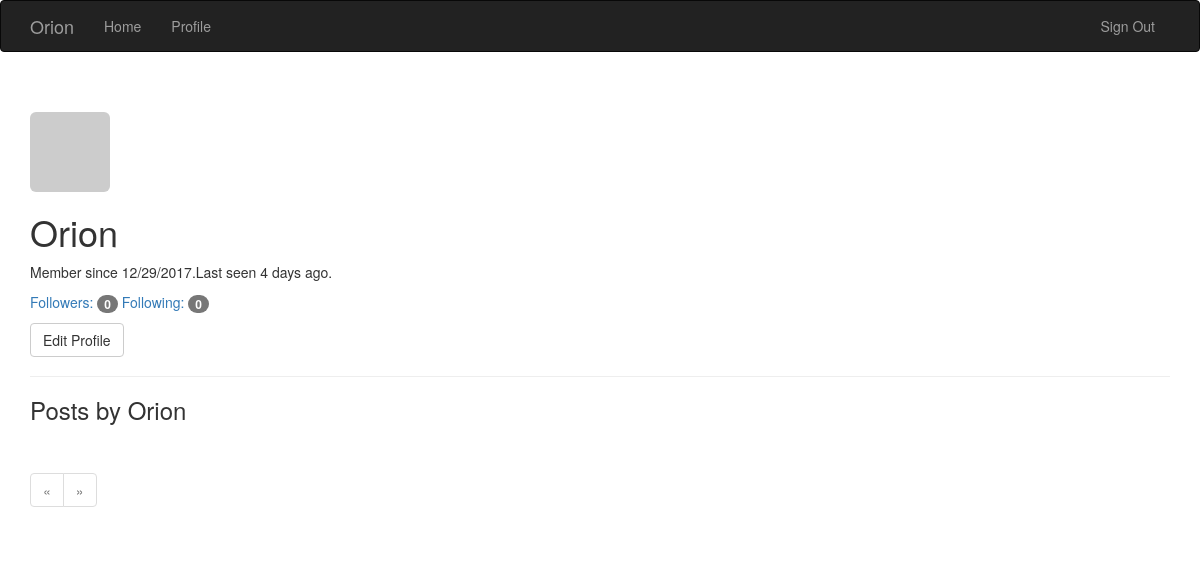
The app's page /main/user/Orion (signed in), older data.
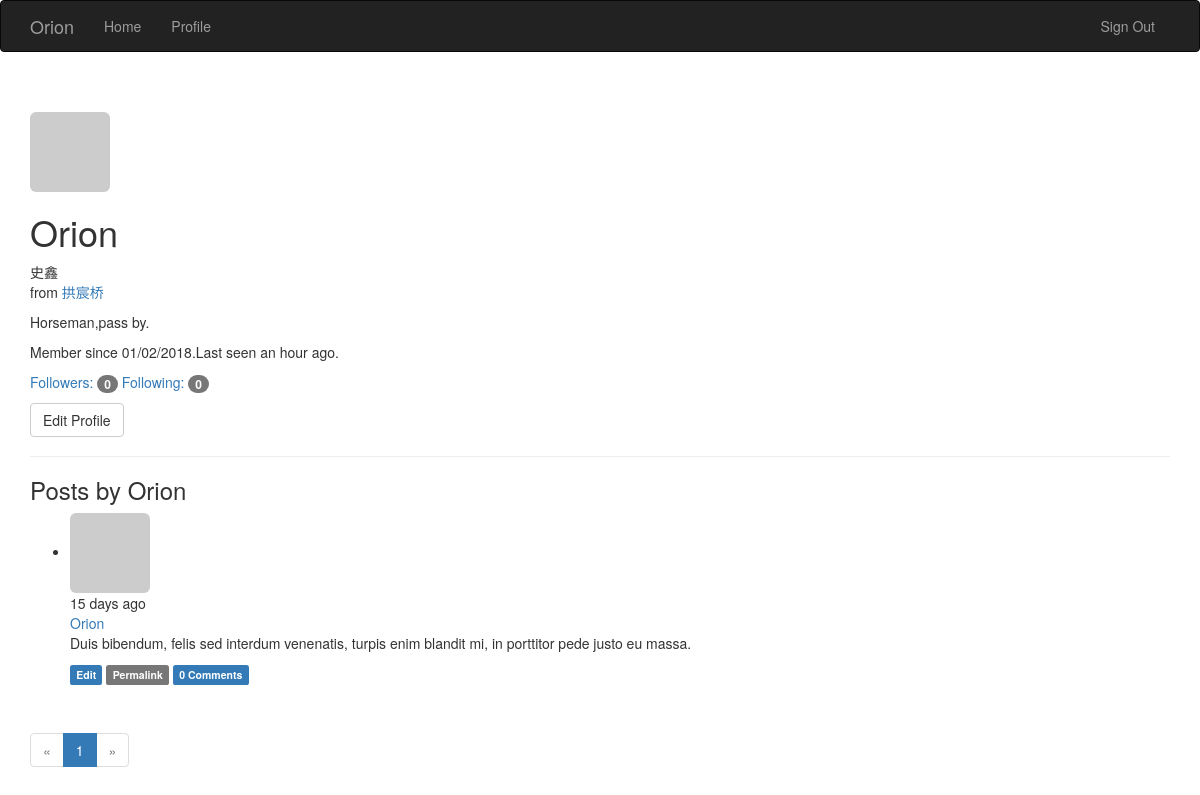
The same page, newer data.
### app/models.py (models this page shows, shortened)
class User(UserMixin, db.Model):
    __tablename__ = 'users'
    id = db.Column(db.Integer, primary_key=True)
    email = db.Column(db.String(64), unique=True, index=True)
    username = db.Column(db.String(64), unique=True, index=True)
    role_id = db.Column(db.Integer, db.ForeignKey('roles.id'))
    password_hash = db.Column(db.String(128))
    confirmed = db.Column(db.Boolean, default=False)
    name = db.Column(db.String(64))
    location = db.Column(db.String(64))
    about_me = db.Column(db.Text())
    member_since = db.Column(db.DateTime(), default=datetime.utcnow)
    last_seen = db.Column(db.DateTime(), default=datetime.utcnow)
    avatar_hash = db.Column(db.String(32))
    posts = db.relationship('Post', backref='author', lazy='dynamic')
    followed = db.relationship('Follow',
                               foreign_keys=[Follow.follower_id],
                               backref=db.backref('follower', lazy='joined'),
                               lazy='dynamic',
                               cascade='all, delete-orphan')
    followers = db.relationship('Follow',
                                foreign_keys=[Follow.followed_id],
                                backref=db.backref('followed', lazy='joined'),
                                lazy='dynamic',
                                cascade='all, delete-orphan')
    comments = db.relationship('Comment',
                               backref='author', lazy='dynamic')
    @property
    def password(self):
        raise AttributeError('password is not a readable attribute')
    def can(self, permissions):
        return self.role is not None and \
            (self.role.permissions & permissions) == permissions
    def is_administrator(self):
        return self.can(Permission.ADMINISTER)
    def ping(self):
        self.last_seen = datetime.utcnow()
        db.session.add(self)
    def gravatar(self, size=100, default='identicon', rating='g'):
        if request.is_secure:
            url = 'https://secure.gravatar.com/avatar'
        else:
            url = 'http://www.gravatar.com/avatar'
        hash = self.avatar_hash or hashlib.md5(
            self.email.encode('utf-8')).hexdigest()
        return '{url}/{hash}?s={size}&d={default}&r={rating}'.format(url=url, hash=hash, size=size, default=default, rating=rating)

class Post(db.Model):
    __tablename__ = 'posts'
    id = db.Column(db.Integer, primary_key=True)
    body = db.Column(db.Text)
    timestamp = db.Column(db.DateTime, index=True, default=datetime.utcnow)
    author_id = db.Column(db.Integer, db.ForeignKey('users.id'))
    body_html = db.Column(db.Text)
    comments = db.relationship('Comment',backref='post', lazy='dynamic')

### app/main/views.py (the view)
@main.route('/user/<username>')
def user(username):
    user = User.query.filter_by(username=username).first()
    if user is None:
        abort(404)
    page = request.args.get('page', 1, type=int)
    pagination = user.posts.order_by(Post.timestamp.desc()).paginate(
        page, per_page=current_app.config['FLASKY_POSTS_PER_PAGE'],
        error_out=False)
    posts = user.posts.order_by(Post.timestamp.desc()).all()
    return render_template('user.html', user=user, posts=posts,
                           pagination=pagination)

### app/auth/views.py (called while the page is built)
@auth.before_app_request
def before_request():
    if current_user.is_authenticated:
        current_user.ping()
        if not current_user.confirmed \
                and request.endpoint \
                and request.blueprint != 'auth' \
                and request.endpoint != 'static':
            return redirect(url_for('auth.unconfirmed'))

### app/main/__init__.py (called while the page is built)
@main.app_context_processor
def inject_permissions():
    return dict(Permission=Permission)

### app/main/views.py (called while the page is built)
@main.after_app_request
def after_request(response):
    for query in get_debug_queries():
        if query.duration >= current_app.config['FLASKY_SLOW_DB_QUERY_TIME']:
            current_app.logger.warning(
                'Slow query: %s\nParameters: %s\nDuration: %fs\nContext: %s\n'
                % (query.statement, query.parameters, query.duration,
                   query.context))
    return response

### app/models.py (called while the page is built)
@login_manager.user_loader
def load_user(user_id):
    return User.query.get(int(user_id))

### app/templates/user.html (shortened to what this page needs)
{% extends "base.html" %}
{% import "_macros.html" as macros %}
{% block page_content %}
<div class="page-header">
    <img class="img-rounded profile-thumbnail" src="{{ user.gravatar(size=256) }}">
    <div class="profile-header">
        <h1>{{ user.username }}</h1>
        {% if user.name or user.location %}
        <p>
            {% if user.name %}{{ user.name }}<br>{% endif %}
            {% if user.location %}
                from <a href="http://ditu.amap.com/search?query={{ user.location }}">
                {{ user.location }}
            </a><br>
            {% endif %}
        </p>
        {% endif %}
        {% if user.about_me %}<p>{{ user.about_me }}</p>{% endif %}
        <p>Member since {{ moment(user.member_since).format('L') }}.Last seen {{ moment(user.last_seen).fromNow() }}.</p>
        <p>
            <a href="{{ url_for('.followers', username=user.username) }}">Followers: <span class="badge">{{ user.followers.count() - 1 }}</span></a>
            <a href="{{ url_for('.followed_by', username=user.username) }}">Following: <span class="badge">{{ user.followed.count() - 1 }}</span></a>
        </p>
        <p>
            {% if user == current_user %}
            <a class="btn btn-default" href="{{ url_for('.edit_profile') }}">Edit Profile</a>
            {% endif %}
        </p>
    </div>
</div>
<h3>Posts by {{ user.username }}</h3>
{% include '_posts.html' %}
{% if pagination %}
<div class="pagination">
    {{ macros.pagination_widget(pagination, '.user', username=user.username) }}
</div>
{% endif %}
{% endblock %}

### app/templates/base.html (shortened to what this page needs)
{% extends "bootstrap/base.html" %}
{% block head %}
{{ super() }}
{% endblock %}
{% block navbar %}
<div class="navbar navbar-inverse" role="navigation">
    <div class="container">
        <div class="navbar-header">
            <a class="navbar-brand" href="{{ url_for('main.index') }}">Orion</a>
        </div>
        <div class="navbar-collapse collapse">
            <ul class="nav navbar-nav">
                <li><a href="{{ url_for('main.index') }}">Home</a></li>
                {% if current_user.is_authenticated %}
                <li>
                    <a href="{{ url_for('main.user', username=current_user.username) }}">
                        Profile
                    </a>
                </li>
                {% endif %}
            </ul>
            <ul class="nav navbar-nav navbar-right">
                {% if current_user.is_authenticated %}
                <li><a href="{{ url_for('auth.logout') }}">Sign Out</a></li>
                {% else %}
                <li><a href="{{ url_for('auth.login') }}">Sign In</a></li>
                {% endif %}
            </ul>
        </div>
    </div>
</div>
{% endblock %}
{% block content %}
<div class="container">
    {% block page_content %}{% endblock %}
</div>
{% endblock %}

### app/templates/_macros.html
{% macro pagination_widget(pagination, endpoint) %}
<ul class="pagination">
    <li{% if not pagination.has_prev %} class="disabled"{% endif %}>
        <a href="{% if pagination.has_prev %}{{ url_for(endpoint,
            page = pagination.page - 1) }}{% else %}#{% endif %}">
            &laquo;
        </a>
    </li>
    {% for p in pagination.iter_pages() %}
        {% if p %}
            {% if p == pagination.page %}
            <li class="active">
                <a href="{{ url_for(endpoint, page = p, **kwargs) }}">{{ p }}</a>
            </li>
            {% else %}
            <li>
                <a href="{{ url_for(endpoint, page = p, **kwargs) }}">{{ p }}</a>
            </li>
            {% endif %}
        {% else %}
        <li class="disabled"><a href="#">&hellip;</a></li>
        {% endif %}
    {% endfor %}
    <li{% if not pagination.has_next %} class="disabled"{% endif %}>
        <a href="{% if pagination.has_next %}{{ url_for(endpoint,
            page = pagination.page + 1) }}{% else %}#{% endif %}">
            &raquo;
        </a>
    </li>
</ul>
{% endmacro %}

### app/templates/_posts.html
<ul class="posts">
    {% for post in posts %}
    <li class="post">
        <div class="post-thumbnail">
            <a href="{{ url_for('.user', username=post.author.username) }}">
                <img class="img-rounded profile-thumbnail" src="{{ post.author.gravatar(size=40) }}">
            </a>
        </div>
        <div class="post-content">
            <div class="post-date">{{ moment(post.timestamp).fromNow() }}</div>
            <div class="post-author"><a href="{{ url_for('.user', username=post.author.username) }}">{{ post.author.username }}</a>
            <div class="post-body">
                {% if post.body_html %}
                    {{ post.body_html | safe }}
                {% else %}
                    {{ post.body }}
                {% endif %}
            </div>
            <div class="post-footer">
                {% if current_user == post.author %}
                <a href="{{ url_for('.edit', id=post.id) }}">
                    <span class="label label-primary">Edit</span>
                </a>
                {% elif current_user.is_administrator() %}
                <a href="{{ url_for('.edit', id=post.id) }}">
                    <span class="label label-primary">Edit [Admin]</span>
                </a>
                {% endif %}
                <a href="{{ url_for('.post', id=post.id) }}">
                    <span class="label label-default">Permalink</span>
                </a>
                <a href="{{ url_for('.post', id=post.id) }}#comments">
                    <span class="label label-primary">{{ post.comments.count() }} Comments</span>
                </a>
            </div>
        </div>
    </li>
    {% endfor %}
</ul>

Row changes from the older to the newer data that the page shows:
changed User "Orion": name (not shown) → "史鑫"; location (not shown) → "拱宸桥"; about_me (not shown) → "Horseman,pass by."; member_since "12/29/2017" → "01/02/2018"; last_seen "4 days ago" → "an hour ago"
now on this page (row edited): Post: timestamp "15 days ago", author.username "Orion", body_html "Duis bibendum, felis sed interdum venenatis, turpis enim blandit mi, in porttitor pede justo eu massa.", comments.count "0"
Text that changed along with them:
text now shown: "from"
new list line: "1"
